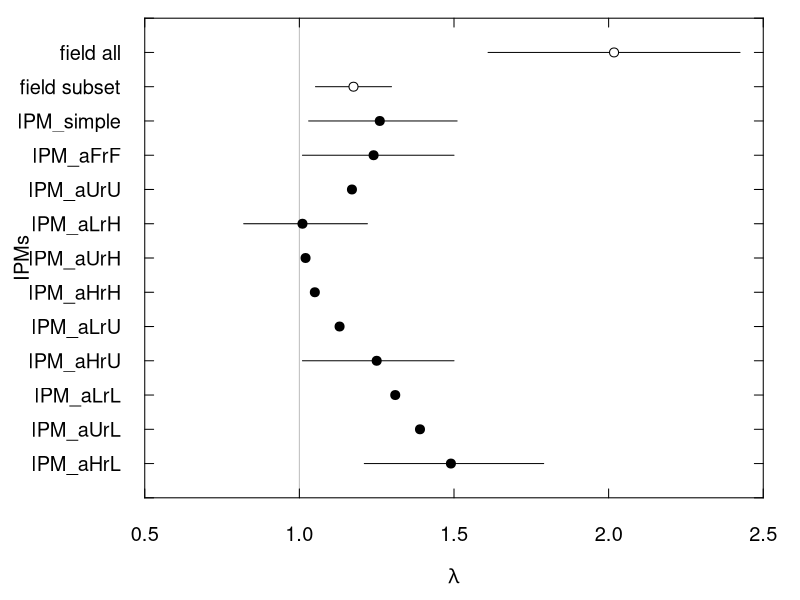

Write R code to recreate this figure.
### Will King
### Ch 3 - population model for B. glandula, IPM

# ---- load data and packages ----
library(scales)

lambdas <- read.csv('ch3_IPM_compare_lambdas.csv', header = T)
lambdas.model <- lambdas[lambdas$type == 'IPM', ]

# ---- adjust data and calculate terms ----

## order lambdas.model
# display data in order of: field, then uniform, then from lowest to highest lambda

moop <- lambdas.model[-c(1:3), ]
meep <- moop[order(moop$lambda), ]
lambdas.model <- rbind(lambdas.model[1:3, ], meep)
rm(moop, meep)

# make continuous variable for easier plotting
lambdas.model$cont <- seq(1:length(lambdas.model$lambda))

# calculate field mean and se with all data included
lambda.field.all_mean <- mean(lambdas$lambda[lambdas$type == 'field'])
lambda.field.all_se <- sd(lambdas$lambda[lambdas$type == 'field'])/sqrt(12)
lambda.field.all_serange <- c(lambda.field.all_mean - lambda.field.all_se # lower
                              , lambda.field.all_mean + lambda.field.all_se # upper
)

# calculate field mean and se with lambdas 2.00 or greater excluded (4 points excluded)
lambda.field.subset_mean <- mean(lambdas$lambda[lambdas$type == 'field' & lambdas$lambda < 2])
lambda.field.subset_se <- sd(lambdas$lambda[lambdas$type == 'field'& lambdas$lambda < 2])/sqrt(9)
lambda.field.subset_serange <- c(lambda.field.subset_mean - lambda.field.subset_se # lower
                              , lambda.field.subset_mean + lambda.field.subset_se # upper
)


# ---- plot: vertical style ----

pdf('plots/compare_lambdas.pdf', width = 5, height = 7)
par(xpd = NA
    , cex = 1.2
    , mar = c(5, 5, 1.5, 0.5)
)

## blank plot
plot(cont ~ lambda
     , data = lambdas.model
     , ylim = c(max(cont), min(cont)-2)
     , xlim = c(0.5, 2.5)
     , type = 'n'
     , axes = F
     , xlab = ''
     , ylab = ''
)

## add line of zero population growth
lines(x = c(1, 1)
      , y = c(min(lambdas.model$cont)-3, max(lambdas.model$cont)+1)
      , col = 'gray'
      #, lty = 2
)

# ## add line of aUrU comparison
# lines(x = c(1.17, 1.17)
#       , y = c(3, max(lambdas.model$cont)+1)
#       , col = 'gray'
#       #, lty = 2
# )

# ## add line separating comparisons you want to make
# lines(x = c(0.5, 2.5)
#       , y = c(2.5, 2.5)
#       # , col = 'gray'
#       # , lty = 2
# )

# mean and se of all field lambdas
lines(y = c(min(lambdas.model$cont) - 2, min(lambdas.model$cont) - 2)
      , x = c(lambda.field.all_serange[1], lambda.field.all_serange[2])
)
points(y = min(lambdas.model$cont) - 2
       , x = lambda.field.all_mean
       , pch = 21
       , bg = 'white'
)

# mean and se of field lambdas < 2
lines(y = c(min(lambdas.model$cont) - 1, min(lambdas.model$cont) - 1)
      , x = c(lambda.field.subset_serange[1], lambda.field.subset_serange[2])
)
points(y = min(lambdas.model$cont) - 1
       , x = lambda.field.subset_mean
       , pch = 21
       , bg = 'white'
)

## 95% CIs of model lambdas
for (i in min(lambdas.model$cont):max(lambdas.model$cont)){
  lines(y = c(i, i)
        , x = c(lambdas.model$confint95_lower[lambdas.model$cont == i]
                , lambdas.model$confint95_upper[lambdas.model$cont == i])
  )
}

## model lambdas in black
points(cont ~ lambda
       , data = lambdas.model
       , xlim = c(0.5, 2.5)
       , ylim = c(min(cont)-2, max(cont))
       , col = 'black'
       , pch = 19
)


# axes and axes labels

axis(1
     , las = 1
     , pos = max(lambdas.model$cont) + 1
     , tck = 0.02
)
axis(2 
     , at = seq(from = min(lambdas.model$cont) - 3
                , to = max(lambdas.model$cont) + 1
                , by = 1)
     , pos = 0.5
     , tck = 0.02
     , labels = c('', 'field all', 'field subset', as.character(lambdas.model$scenario), '')
     , las = 2
)
axis(3
     , las = 1
     , pos = min(lambdas.model$cont) - 3
     , tck = 0.02
     , labels = F
)

axis(4
     , at = seq(from = min(lambdas.model$cont) - 3
                , to = max(lambdas.model$cont) + 1
                , by = 1)
     , pos = 2.5
     , tck = 0.02
     , labels = F
)


mtext(expression(lambda)
      , side = 1
      , line = 3.5
      , cex = 1.2
)

mtext('IPMs'
      , side = 2
      , line = 3.6
      , cex = 1.2
)

lines(y = c(min(lambdas.model$cont), 4.3)
      , x = c(-0.15, -0.15)
)

lines(y = c(5.7, max(lambdas.model$cont))
      , x = c(-0.15, -0.15)
)

dev.off()

# ---- graveyard ----
# # ---- plot: horizontal style ----
# 
# ## blank plot
# plot(lambda ~ cont
#      , data = lambdas.model
#      , ylim = c(0.5, 2.5)
#      , xlim = c(min(cont)-2, max(cont))
#      , type = 'n'
#      , axes = F
#      , xlab = ''
#      , ylab = ''
#      )
# 
# ## add line of zero population growth
# lines(x = c(min(lambdas.model$cont)-3, max(lambdas.model$cont)+1)
#       , y = c(1, 1)
#       , col = 'gray'
#       , lty = 2
# )
# 
# # mean and se of all field lambdas
# lines(x = c(min(lambdas.model$cont) - 2, min(lambdas.model$cont) - 2)
#       , y = c(lambda.field.all_serange[1], lambda.field.all_serange[2])
# )
# points(x = min(lambdas.model$cont) - 2
#        , y = lambda.field.all_mean
#        , pch = 21
#        , bg = 'white'
# )
# 
# # mean and se of field lambdas < 2
# lines(x = c(min(lambdas.model$cont) - 1, min(lambdas.model$cont) - 1)
#       , y = c(lambda.field.subset_serange[1], lambda.field.subset_serange[2])
# )
# points(x = min(lambdas.model$cont) - 1
#        , y = lambda.field.subset_mean
#        , pch = 21
#        , bg = 'white'
# )
# 
# ## 95% CIs of model lambdas
# for (i in min(lambdas.model$cont):max(lambdas.model$cont)){
#   lines(x = c(i, i)
#         , y = c(lambdas.model$confint95_lower[lambdas.model$cont == i]
#                 , lambdas.model$confint95_upper[lambdas.model$cont == i])
#   )
# }
# 
# ## model lambdas in black
# points(lambda ~ cont
#        , data = lambdas.model
#        , ylim = c(0.5, 2.5)
#        , xlim = c(min(cont)-2, max(cont))
#        , col = 'black'
#        , pch = 19
# )
# 
# 
# # axes and axes labels
# axis(1 
#      , at = seq(from = min(lambdas.model$cont) - 3
#                 , to = max(lambdas.model$cont) + 1
#                 , by = 1)
#      , pos = 0.5
#      , tck = 0.02
#      , labels = c('', 'field all', 'field subset', as.character(lambdas.model$scenario), '')
#      , las = 2
# )
# axis(2
#      , las = 1
#      , pos = min(lambdas.model$cont) - 3
#      , tck = 0.02
# )
# axis(3
#      , at = seq(from = min(lambdas.model$cont) - 3
#                 , to = max(lambdas.model$cont) + 1
#                 , by = 1)
#      , pos = 2.5
#      , tck = 0.02
#      , labels = F
# )
# axis(4
#      , las = 1
#      , pos = max(lambdas.model$cont) + 1
#      , tck = 0.02
#      , labels = F
# )
# 
# 
# mtext('Lambda'
#       , side = 2
#       , line = 3
#       , cex = 1.2
# )

# ---- subscripts ----
# ## make vector of nice axes labels
# lamlabels <- c(''
#                , 'field all'
#                , 'field subset'
#                , expression(IPM[size-only])
#                , expression(IPM[aFrF])
#                , expression(IPM[aUrU])
#                , expression(IPM[aLrH])
#                , expression(IPM[aUrH])
#                , expression(IPM[aHrH])
#                , expression(IPM[aLrU])
#                , expression(IPM[aHrU])
#                , expression(IPM[aLrL])
#                , expression(IPM[aUrL])
#                , expression(IPM[aHrL])
#                , ''
# )
